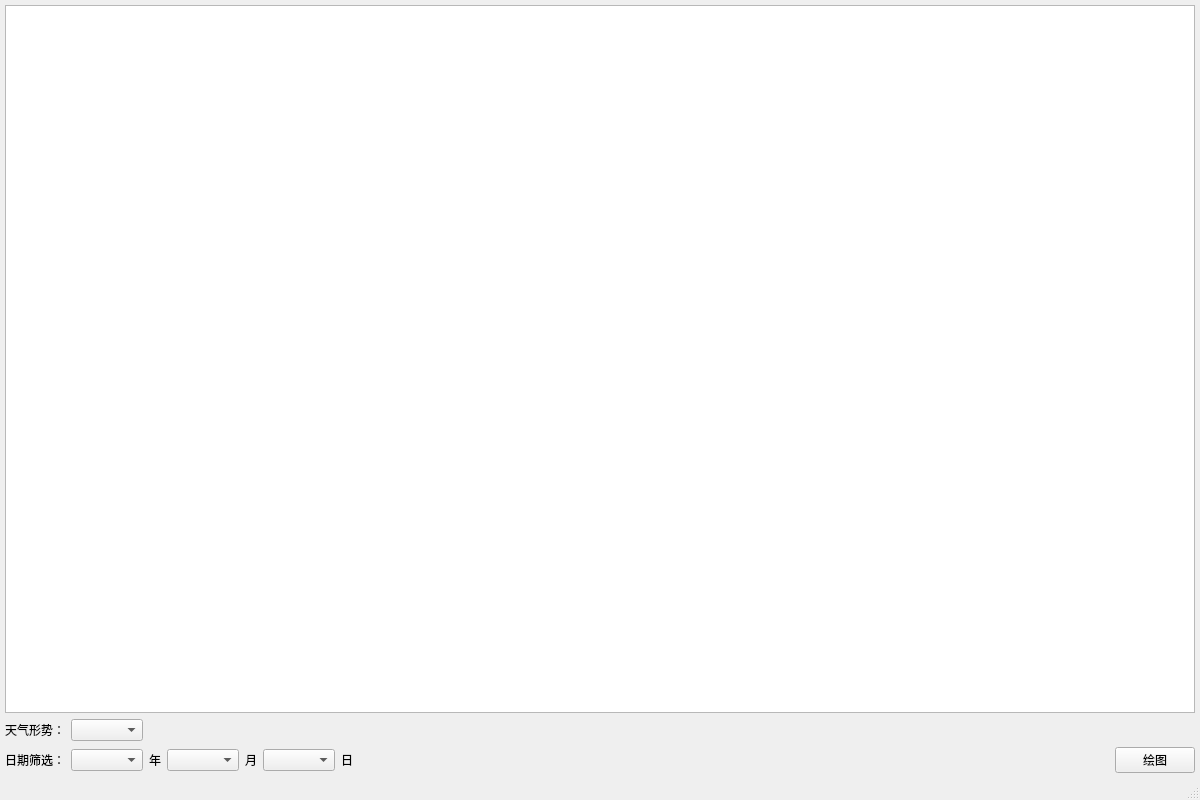
<?xml version="1.0" encoding="UTF-8"?>
<ui version="4.0">
 <class>MainWindow</class>
 <widget class="QMainWindow" name="MainWindow">
  <property name="geometry">
   <rect>
    <x>0</x>
    <y>0</y>
    <width>1200</width>
    <height>800</height>
   </rect>
  </property>
  <property name="windowTitle">
   <string>MainWindow</string>
  </property>
  <widget class="QWidget" name="centralwidget">
   <layout class="QVBoxLayout" name="verticalLayout_2">
    <property name="leftMargin">
     <number>5</number>
    </property>
    <property name="topMargin">
     <number>5</number>
    </property>
    <property name="rightMargin">
     <number>5</number>
    </property>
    <property name="bottomMargin">
     <number>5</number>
    </property>
    <item>
     <widget class="QTableView" name="tableView"/>
    </item>
    <item>
     <layout class="QVBoxLayout" name="verticalLayout">
      <item>
       <layout class="QGridLayout" name="gridLayout_2">
        <item row="1" column="7">
         <widget class="QLabel" name="label_5">
          <property name="text">
           <string>日</string>
          </property>
         </widget>
        </item>
        <item row="0" column="1">
         <widget class="QComboBox" name="cmb_type">
          <property name="minimumSize">
           <size>
            <width>0</width>
            <height>0</height>
           </size>
          </property>
         </widget>
        </item>
        <item row="0" column="8">
         <spacer name="horizontalSpacer">
          <property name="orientation">
           <enum>Qt::Horizontal</enum>
          </property>
          <property name="sizeHint" stdset="0">
           <size>
            <width>40</width>
            <height>20</height>
           </size>
          </property>
         </spacer>
        </item>
        <item row="1" column="5">
         <widget class="QLabel" name="label_4">
          <property name="text">
           <string>月</string>
          </property>
         </widget>
        </item>
        <item row="1" column="8">
         <spacer name="horizontalSpacer_2">
          <property name="orientation">
           <enum>Qt::Horizontal</enum>
          </property>
          <property name="sizeHint" stdset="0">
           <size>
            <width>40</width>
            <height>20</height>
           </size>
          </property>
         </spacer>
        </item>
        <item row="1" column="6">
         <widget class="QComboBox" name="cmb_day"/>
        </item>
        <item row="1" column="0">
         <widget class="QLabel" name="label_3">
          <property name="text">
           <string>日期筛选：</string>
          </property>
         </widget>
        </item>
        <item row="1" column="3">
         <widget class="QLabel" name="label_2">
          <property name="text">
           <string>年</string>
          </property>
         </widget>
        </item>
        <item row="1" column="9">
         <widget class="QPushButton" name="button_draw">
          <property name="text">
           <string>绘图</string>
          </property>
         </widget>
        </item>
        <item row="0" column="0">
         <widget class="QLabel" name="label">
          <property name="text">
           <string>天气形势：</string>
          </property>
         </widget>
        </item>
        <item row="1" column="1">
         <widget class="QComboBox" name="cmb_year"/>
        </item>
        <item row="1" column="4">
         <widget class="QComboBox" name="cmb_month"/>
        </item>
       </layout>
      </item>
     </layout>
    </item>
   </layout>
  </widget>
  <widget class="QMenuBar" name="menubar">
   <property name="geometry">
    <rect>
     <x>0</x>
     <y>0</y>
     <width>1200</width>
     <height>22</height>
    </rect>
   </property>
  </widget>
  <widget class="QStatusBar" name="statusbar"/>
 </widget>
 <resources/>
 <connections/>
</ui>
